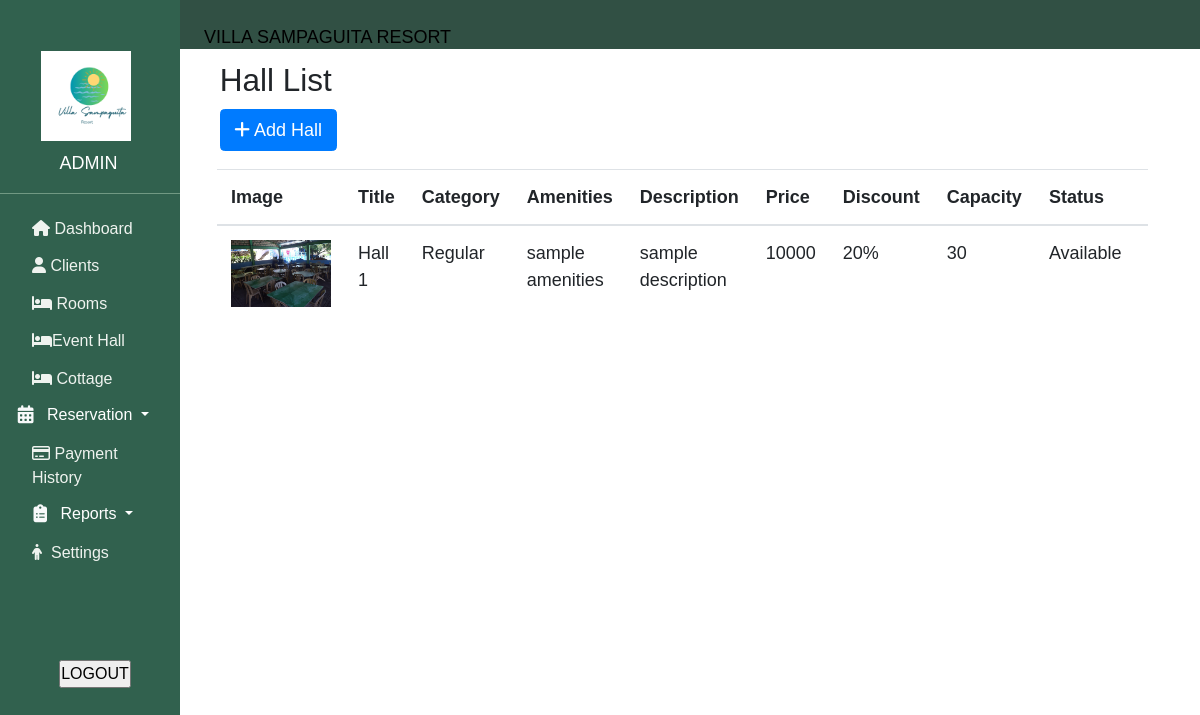
Page /adminview/hall.php on the committed database.
### tables this page shows
CREATE TABLE `hall` (
  `hall_Id` int(11) NOT NULL,
  `title` varchar(250) NOT NULL,
  `Category` varchar(250) NOT NULL,
  `Description` varchar(250) NOT NULL,
  `Amenities` varchar(250) NOT NULL,
  `Price` varchar(250) NOT NULL,
  `Discount` varchar(250) NOT NULL,
  `Capacity` varchar(250) NOT NULL,
  `Status` varchar(250) NOT NULL,
  `name` varchar(250) NOT NULL,
  `image_dir` varchar(250) NOT NULL
);

### adminview/hall.php (the view, shortened to what this page needs)
<?php
include('../database/connect.php');
?>
    <!DOCTYPE html>
<html>
<head>
  <head>
    <link rel="stylesheet" href="https://cdn.jsdelivr.net/npm/bootstrap@4.0.0/dist/css/bootstrap.min.css">
        <link rel="stylesheet" href="https://cdnjs.cloudflare.com/ajax/libs/font-awesome/4.7.0/css/font-awesome.min.css">
       <link rel="stylesheet" href="../admin_dashboard/home.css"></link>
       <link rel="stylesheet" href="https://ajax.googleapis.com/ajax/libs/jqueryui/1.12.1/themes/smoothness/jquery-ui.css">
        <link rel="stylesheet" href="//code.jquery.com/ui/1.12.1/themes/base/jquery-ui.css">
  </head>
</head>
<body >
        <?php
            include "../admin_dashboard/header.php";
            include "../admin_dashboard/sidebar.php";
        ?>
<div class="row ml-5">
    <div class="col-md-1 ">
    </div>
  <div class="col-md-11  ">
  <div class="d-flex justify-content: center; align-items: center " style="flex-direction: column;">
    <h3 class="ml-5 mt-1">Hall List</h3>
  </div>
  <button type="button" class="btn btn-primary ml-5 mb-3" data-toggle="modal" data-target="#ADD"><i class="fa-solid fa-plus" ></i> Add Hall</button>
    <table class="table table-responsive" id="" style="margin: 0 auto; width: 90%; ">
    <thead>
    <tr>
        <th>Image</th>
        <th>Title</th>
        <th>Category</th>
        <th>Amenities</th>
        <th>Description</th>
        <th>Price</th>
        <th>Discount</th>
        <th>Capacity</th>
        <th>Status</th>
        <th>Action</th>
    </tr>
    </thead>
    <tbody>
      <?php
        $query=mysqli_query($conn,"select * from hall");
        while($row=mysqli_fetch_array($query)){
        ?>
          <tr>
              <td>
                  <img src="<?php echo $row['image_dir'];?>" width="100px" alt="img" >
              </td>
              <td><?php echo $row['title']; ?></td>
              <td><?php echo $row['Category']; ?></td>
              <td><?php echo $row['Amenities']; ?></td>
              <td><?php echo $row['Description']; ?></td>
              <td><?php echo $row['Price']; ?></td>
              <td><?php echo $row['Discount']; ?>%</td>
              <td><?php echo $row['Capacity']; ?></td>
              <td><?php echo $row['Status']; ?></td>
              <td>
              </td>
            </tr>
          <?php }?>
        </tbody>
</table>
  </div>
</div>
</body>
</html>

### admin_dashboard/home.css (style rules this page uses)
* { margin: 0; padding: 0; font-family: 'italic', sans-serif; font-size: 18px; }

### rows in the picture
hall: image_dir (picture), title "Hall 1", Category "Regular", Amenities "sample amenities", Description "sample description", Price "10000", Discount "20", Capacity "30", Status "Available"
